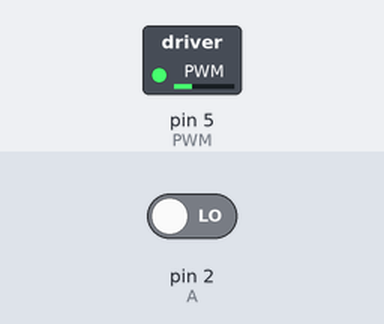
The sketch below on a simulated Arduino Uno, built with avr-gcc and run on an emulated ATmega328P. Parts: switched loads named in the sketch (green lamp = pin HIGH). The inputs (shaded band) are chosen by the test bench; at power-on: pin 2 (A) LOW. What the sketch prints to the serial monitor is not drawn.

Above: at 0.1 s.
Timing chart, 0 to 1.6 s (numbered marks = the images above):
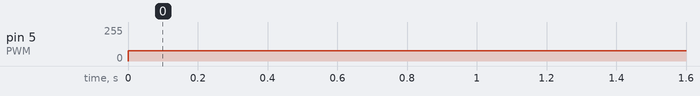

The sketch:

controle_motor.ino
```cpp
#include <math.h>

#define PWM 5
#define A 2
#define B 3

#define res 24   //Resolução do encoder (pulsos por revolução)
#define red 1    //Redução do motor
#define ts 10    //amostragem em ms

long pulses=0;
void cont()
{
  pulses++;
}

void setup()
{
  Serial.begin(9600);

  pinMode(PWM, OUTPUT);
  pinMode(A, INPUT);
  pinMode(B, INPUT);

  attachInterrupt(digitalPinToInterrupt(A), cont, RISING);
}

int val=((30*255)/(100.00));

unsigned long t0 = 0;

double med[5];

void loop()
{
  if(Serial.available())
  {
    //val = int(Serial.read());
  }

  analogWrite(PWM, val);

  if((micros()-t0) > (ts*1e3))
  {
    float freq = ((float)pulses/((float)red*res*(ts*1e-3)));
    float rot = (freq*60);
    float vel = ((2*M_PI)*freq);
    Serial.println(rot);
    pulses = 0;
    t0 = micros();
  }

}
```

Measured:
- by itself, pin 5 (PWM): 0/255 → 76/255 at 0.00 s
